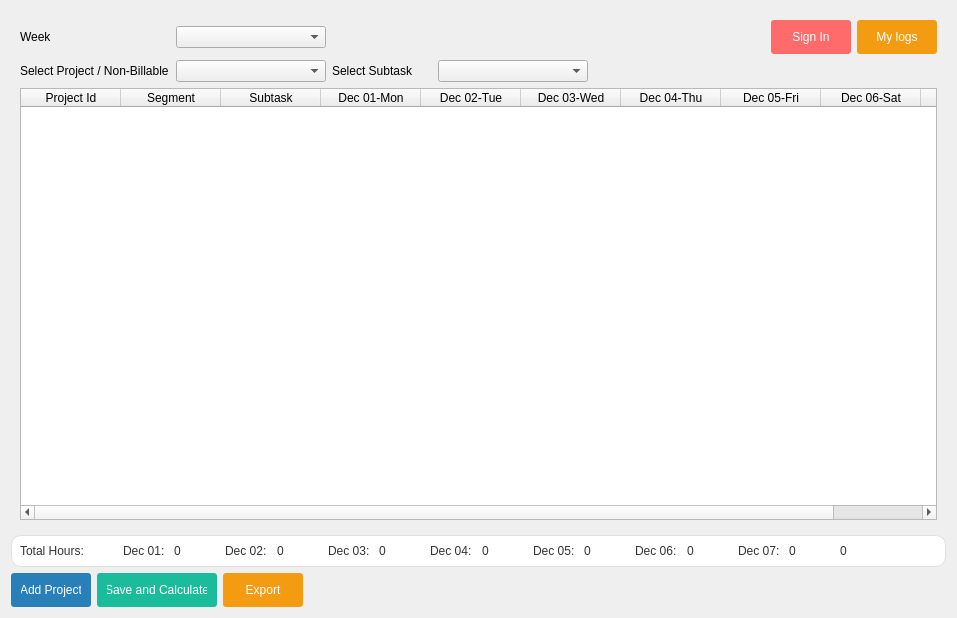
             <widget class="QWidget" name="scrollAreaWidgetContents">
              <property name="geometry">
               <rect>
                <x>0</x>
                <y>0</y>
                <width>957</width>
                <height>618</height>
               </rect>
              </property>
              <layout class="QGridLayout" name="gridLayout_2">
               <item row="0" column="0">
                <layout class="QVBoxLayout" name="verticalLayout_5">
                 <item>
                  <widget class="QWidget" name="timesheet_widget" native="true">
                   <layout class="QVBoxLayout" name="verticalLayout_4">
                    <item>
                     <layout class="QHBoxLayout" name="horizontalLayout_5">
                      <item alignment="Qt::AlignRight">
                       <widget class="QLabel" name="label_4">
                        <property name="minimumSize">
                         <size>
                          <width>150</width>
                          <height>0</height>
                         </size>
                        </property>
                        <property name="text">
                         <string>Week</string>
                        </property>
                       </widget>
                      </item>
                      <item>
                       <widget class="QComboBox" name="week_combo">
                        <property name="minimumSize">
                         <size>
                          <width>150</width>
                          <height>0</height>
                         </size>
                        </property>
                       </widget>
                      </item>
                      <item>
                       <spacer name="horizontalSpacer_3">
                        <property name="orientation">
                         <enum>Qt::Horizontal</enum>
                        </property>
                        <property name="sizeHint" stdset="0">
                         <size>
                          <width>338</width>
                          <height>20</height>
                         </size>
                        </property>
                       </spacer>
                      </item>
                      <item>
                       <widget class="QPushButton" name="btn_sign_in_sign_out">
                        <property name="minimumSize">
                         <size>
                          <width>80</width>
                          <height>0</height>
                         </size>
                        </property>
                        <property name="cursor">
                         <cursorShape>PointingHandCursor</cursorShape>
                        </property>
                        <property name="styleSheet">
                         <string notr="true">QPushButton{
border:none;
border-radius:3px;
padding:10px;
padding-left-10px;
padding-right:10px;
background-color:#FF6B6B;
color:white;





}
QPushButton:hover{
background-color:#E74C3C;






}</string>
                        </property>
                        <property name="text">
                         <string>Sign In</string>
                        </property>
                       </widget>
                      </item>
                      <item>
                       <widget class="QPushButton" name="logs_btn">
                        <property name="minimumSize">
                         <size>
                          <width>80</width>
                          <height>0</height>
                         </size>
                        </property>
                        <property name="cursor">
                         <cursorShape>PointingHandCursor</cursorShape>
                        </property>
                        <property name="styleSheet">
                         <string notr="true">QPushButton{
border:none;
border-radius:3px;
padding:10px;
padding-left-10px;
padding-right:10px;
background-color: #F39C12;
color:white;





}
QPushButton:hover{
background-color:#D68910;






}</string>
                        </property>
                        <property name="text">
                         <string>My logs</string>
                        </property>
                       </widget>
                      </item>
                     </layout>
                    </item>
                    <item>
                     <layout class="QHBoxLayout" name="horizontalLayout_6">
                      <item>
                       <widget class="QLabel" name="label_5">
                        <property name="minimumSize">
                         <size>
                          <width>150</width>
                          <height>0</height>
                         </size>
                        </property>
                        <property name="text">
                         <string>Select Project / Non-Billable</string>
                        </property>
                       </widget>
                      </item>
                      <item>
                       <widget class="QComboBox" name="project_combo">
                        <property name="minimumSize">
                         <size>
                          <width>150</width>
                          <height>0</height>
                         </size>
                        </property>
                       </widget>
                      </item>
                      <item>
                       <widget class="QLabel" name="label_22">
                        <property name="minimumSize">
                         <size>
                          <width>100</width>
                          <height>0</height>
                         </size>
                        </property>
                        <property name="text">
                         <string>Select Subtask</string>
                        </property>
                        <property name="margin">
                         <number>6</number>
                        </property>
                       </widget>
                      </item>
                      <item>
                       <widget class="QComboBox" name="subtask_combo">
                        <property name="minimumSize">
                         <size>
                          <width>150</width>
                          <height>0</height>
                         </size>
                        </property>
                       </widget>
                      </item>
                      <item>
                       <spacer name="horizontalSpacer_4">
                        <property name="orientation">
                         <enum>Qt::Horizontal</enum>
                        </property>
                        <property name="sizeHint" stdset="0">
                         <size>
                          <width>338</width>
                          <height>20</height>
                         </size>
                        </property>
                       </spacer>
                      </item>
                      <item>
                       <widget class="QPushButton" name="btn_refresh">
                        <property name="minimumSize">
                         <size>
                          <width>16</width>
                          <height>16</height>
                         </size>
                        </property>
                        <property name="maximumSize">
                         <size>
                          <width>16</width>
                          <height>16</height>
                         </size>
                        </property>
                        <property name="cursor">
                         <cursorShape>PointingHandCursor</cursorShape>
                        </property>
                        <property name="styleSheet">
                         <string notr="true">border:none;</string>
                        </property>
                        <property name="text">
                         <string/>
                        </property>
                        <property name="icon">
                         <iconset resource="../../check/resources.qrc">
                          <normaloff>:/icons/refresh.png</normaloff>:/icons/refresh.png</iconset>
                        </property>
                       </widget>
                      </item>
                      <item>
                       <widget class="QPushButton" name="btn_delete">
                        <property name="minimumSize">
                         <size>
                          <width>16</width>
                          <height>16</height>
                         </size>
                        </property>
                        <property name="maximumSize">
                         <size>
                          <width>16</width>
                          <height>16</height>
                         </size>
                        </property>
                        <property name="cursor">
                         <cursorShape>PointingHandCursor</cursorShape>
                        </property>
                        <property name="styleSheet">
                         <string notr="true">border:none;</string>
                        </property>
                        <property name="text">
                         <string/>
                        </property>
                        <property name="icon">
                         <iconset resource="../../check/employee_resources.qrc">
                          <normaloff>:/icons/delete2.png</normaloff>:/icons/delete2.png</iconset>
                        </property>
                       </widget>
                      </item>
                     </layout>
                    </item>
                    <item>
                     <widget class="QTableWidget" name="tableWidget">
                      <property name="frameShadow">
                       <enum>QFrame::Sunken</enum>
                      </property>
                      <property name="editTriggers">
                       <set>QAbstractItemView::DoubleClicked</set>
                      </property>
                      <property name="alternatingRowColors">
                       <bool>true</bool>
                      </property>
                      <property name="selectionBehavior">
                       <enum>QAbstractItemView::SelectRows</enum>
                      </property>
                      <property name="verticalScrollMode">
                       <enum>QAbstractItemView::ScrollPerPixel</enum>
                      </property>
                      <property name="horizontalScrollMode">
                       <enum>QAbstractItemView::ScrollPerItem</enum>
                      </property>
                      <property name="showGrid">
                       <bool>false</bool>
                      </property>
                      <property name="sortingEnabled">
                       <bool>true</bool>
                      </property>
                      <property name="rowCount">
                       <number>0</number>
                      </property>
                      <attribute name="horizontalHeaderCascadingSectionResizes">
                       <bool>false</bool>
                      </attribute>
                      <attribute name="horizontalHeaderMinimumSectionSize">
                       <number>32</number>
                      </attribute>
                      <attribute name="verticalHeaderVisible">
                       <bool>false</bool>
                      </attribute>
                      <attribute name="verticalHeaderCascadingSectionResizes">
                       <bool>false</bool>
                      </attribute>
                      <column>
                       <property name="text">
                        <string>Project Id</string>
                       </property>
                      </column>
                      <column>
                       <property name="text">
                        <string>Segment</string>
                       </property>
                      </column>
                      <column>
                       <property name="text">
                        <string>Subtask</string>
                       </property>
                      </column>
                      <column>
                       <property name="text">
                        <string>Dec 01-Mon</string>
                       </property>
                      </column>
                      <column>
                       <property name="text">
                        <string>Dec 02-Tue</string>
                       </property>
                      </column>
                      <column>
                       <property name="text">
                        <string>Dec 03-Wed</string>
                       </property>
                      </column>
                      <column>
                       <property name="text">
                        <string>Dec 04-Thu</string>
                       </property>
                      </column>
                      <column>
                       <property name="text">
                        <string>Dec 05-Fri</string>
                       </property>
                      </column>
                      <column>
                       <property name="text">
                        <string>Dec 06-Sat</string>
                       </property>
                      </column>
                      <column>
                       <property name="text">
                        <string>Dec 07-Sun</string>
                       </property>
                      </column>
                     </widget>
                    </item>
                   </layout>
                  </widget>
                 </item>
                 <item>
                  <widget class="QWidget" name="total_time_widget" native="true">
                   <property name="styleSheet">
                    <string notr="true">QWidget{
background-color: #ffffff;
border: 1px solid #e0e0e0;
border-radius: 10px;
}
QLabel {
                background-color: none; /* Ensure labels remain unaffected */
                border: none;
                color: #333333;
                font-weight: normal;
            }
</string>
                   </property>
                   <layout class="QHBoxLayout" name="horizontalLayout_14">
                    <item>
                     <widget class="QLabel" name="label_6">
                      <property name="text">
                       <string>Total Hours:</string>
                      </property>
                     </widget>
                    </item>
                    <item>
                     <layout class="QHBoxLayout" name="horizontalLayout_7">
                      <item>
                       <widget class="QLabel" name="day1">
                        <property name="text">
                         <string>Dec 01:</string>
                        </property>
                       </widget>
                      </item>
                      <item>
                       <widget class="QLabel" name="day1_value">
                        <property name="text">
                         <string>0</string>
                        </property>
                       </widget>
                      </item>
                     </layout>
                    </item>
                    <item>
                     <layout class="QHBoxLayout" name="horizontalLayout_9">
                      <item>
                       <widget class="QLabel" name="day2">
                        <property name="text">
                         <string>Dec 02:</string>
                        </property>
                       </widget>
                      </item>
                      <item>
                       <widget class="QLabel" name="day2_value">
                        <property name="text">
                         <string>0</string>
                        </property>
                       </widget>
                      </item>
                     </layout>
                    </item>
                    <item>
                     <layout class="QHBoxLayout" name="horizontalLayout_8">
                      <item>
                       <widget class="QLabel" name="day3">
                        <property name="text">
                         <string>Dec 03:</string>
                        </property>
                       </widget>
                      </item>
                      <item>
                       <widget class="QLabel" name="day3_value">
                        <property name="text">
                         <string>0</string>
                        </property>
                       </widget>
                      </item>
                     </layout>
                    </item>
                    <item>
                     <layout class="QHBoxLayout" name="horizontalLayout_10">
                      <item>
                       <widget class="QLabel" name="day4">
                        <property name="text">
                         <string>Dec 04:</string>
                        </property>
                       </widget>
                      </item>
                      <item>
                       <widget class="QLabel" name="day4_value">
                        <property name="text">
                         <string>0</string>
                        </property>
                       </widget>
                      </item>
                     </layout>
                    </item>
                    <item>
                     <layout class="QHBoxLayout" name="horizontalLayout_11">
                      <item>
                       <widget class="QLabel" name="day5">
                        <property name="text">
                         <string>Dec 05:</string>
                        </property>
                       </widget>
                      </item>
                      <item>
                       <widget class="QLabel" name="day5_value">
                        <property name="text">
                         <string>0</string>
                        </property>
                       </widget>
                      </item>
                     </layout>
                    </item>
                    <item>
                     <layout class="QHBoxLayout" name="horizontalLayout_12">
                      <item>
                       <widget class="QLabel" name="day6">
                        <property name="text">
                         <string>Dec 06:</string>
                        </property>
                       </widget>
                      </item>
                      <item>
                       <widget class="QLabel" name="day6_value">
                        <property name="text">
                         <string>0</string>
                        </property>
                       </widget>
                      </item>
                     </layout>
                    </item>
                    <item>
                     <layout class="QHBoxLayout" name="horizontalLayout_13">
                      <item>
                       <widget class="QLabel" name="day7">
                        <property name="text">
                         <string>Dec 07:</string>
                        </property>
                       </widget>
                      </item>
                      <item>
                       <widget class="QLabel" name="day7_value">
                        <property name="text">
                         <string>0</string>
                        </property>
                       </widget>
                      </item>
                     </layout>
                    </item>
                    <item>
                     <widget class="QLabel" name="total_time">
                      <property name="text">
                       <string>0</string>
                      </property>
                     </widget>
                    </item>
                   </layout>
                  </widget>
                 </item>
                 <item>
                  <layout class="QHBoxLayout" name="horizontalLayout_15">
                   <item>
                    <widget class="QPushButton" name="btn_add_project">
                     <property name="minimumSize">
                      <size>
                       <width>80</width>
                       <height>0</height>
                      </size>
                     </property>
                     <property name="cursor">
                      <cursorShape>PointingHandCursor</cursorShape>
                     </property>
                     <property name="styleSheet">
                      <string notr="true">QPushButton{
border:none;
border-radius:3px;
padding:10px;
padding-left-10px;
padding-right:10px;
background-color:#2980B9;
color:white;





}
QPushButton:hover{
background-color:#1F6690;






}</string>
                     </property>
                     <property name="text">
                      <string>Add Project</string>
                     </property>
                     <property name="checkable">
                      <bool>true</bool>
                     </property>
                    </widget>
                   </item>
                   <item>
                    <widget class="QPushButton" name="btn_save_calc">
                     <property name="minimumSize">
                      <size>
                       <width>120</width>
                       <height>0</height>
                      </size>
                     </property>
                     <property name="cursor">
                      <cursorShape>PointingHandCursor</cursorShape>
                     </property>
                     <property name="styleSheet">
                      <string notr="true">QPushButton{
border:none;
border-radius:3px;
padding:10px;
padding-left-10px;
padding-right:10px;
background-color: #1ABC9C;

color:white;





}
QPushButton:hover{
background-color:#16A085;






}</string>
                     </property>
                     <property name="text">
                      <string>Save and Calculate</string>
                     </property>
                     <property name="checkable">
                      <bool>true</bool>
                     </property>
                    </widget>
                   </item>
                   <item>
                    <widget class="QPushButton" name="export_btn">
                     <property name="minimumSize">
                      <size>
                       <width>80</width>
                       <height>0</height>
                      </size>
                     </property>
                     <property name="cursor">
                      <cursorShape>PointingHandCursor</cursorShape>
                     </property>
                     <property name="styleSheet">
                      <string notr="true">QPushButton{
border:none;
border-radius:3px;
padding:10px;
padding-left-10px;
padding-right:10px;
background-color: #F39C12;
color:white;





}
QPushButton:hover{
background-color:#D68910;






}</string>
                     </property>
                     <property name="text">
                      <string>Export</string>
                     </property>
                    </widget>
                   </item>
                   <item>
                    <spacer name="horizontalSpacer_5">
                     <property name="orientation">
                      <enum>Qt::Horizontal</enum>
                     </property>
                     <property name="sizeHint" stdset="0">
                      <size>
                       <width>678</width>
                       <height>20</height>
                      </size>
                     </property>
                    </spacer>
                   </item>
                  </layout>
                 </item>
                </layout>
               </item>
              </layout>
             </widget>
